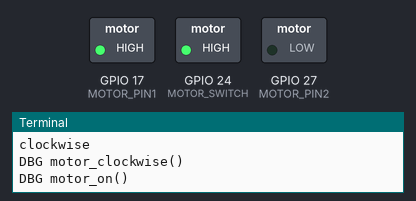
The program below on a simulated Raspberry Pi (BCM pin numbers). On the bench: switched loads named in the program (green lamp = pin HIGH), the last lines printed to the terminal.

Above: at 1.5 s.
At 3.5 s:
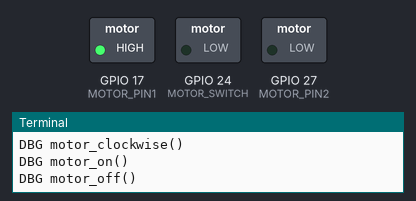
At 5.5 s:
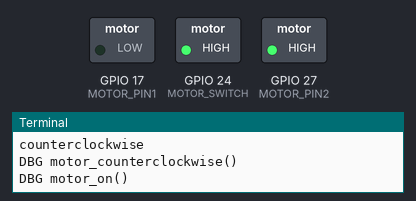
At 7.5 s:
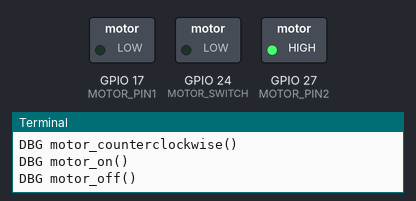
Timing chart, 0 to 10.4 s (numbered marks = the images above):
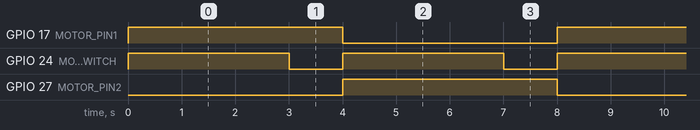

Measured:
- by itself, GPIO 17 (MOTOR_PIN1), GPIO 27 (MOTOR_PIN2): alternates HIGH for 4.0 s and LOW for 4.0 s
- by itself, GPIO 24 (MOTOR_SWITCH): alternates HIGH for 3.0 s and LOW for 1.0 s
- by itself, everything shown: repeats every 8.0 s, in 4 steps

The program:

motor.py
```python
#!/usr/bin/env python

import RPi.GPIO as GPIO
import time
import os

MOTOR_PIN1 = 17
MOTOR_PIN2 = 27
MOTOR_SWITCH = 24
DEBUG = True

def init():
    if (DEBUG==True):
        print "DBG init()"
    GPIO.setmode(GPIO.BCM)
    GPIO.setup(MOTOR_PIN1, GPIO.OUT)
    GPIO.setup(MOTOR_PIN2, GPIO.OUT)
    GPIO.setup(MOTOR_SWITCH, GPIO.OUT)
    GPIO.output(MOTOR_PIN1, GPIO.LOW)
    GPIO.output(MOTOR_PIN2, GPIO.LOW)
    GPIO.output(MOTOR_SWITCH, GPIO.LOW)

def destroy():
    if (DEBUG==True):
        print "DBG destroy()"
    GPIO.output(MOTOR_PIN1, GPIO.LOW)
    GPIO.output(MOTOR_PIN2, GPIO.LOW)
    GPIO.output(MOTOR_SWITCH, GPIO.LOW)
    GPIO.cleanup()

def motor_off():
    if (DEBUG==True):
        print "DBG motor_off()"
    GPIO.output(MOTOR_SWITCH, GPIO.LOW)

def motor_on():
    if (DEBUG==True):
        print "DBG motor_on()"
    GPIO.output(MOTOR_SWITCH, GPIO.HIGH)

def motor_clockwise():
    if (DEBUG==True):
        print "DBG motor_clockwise()"
    GPIO.output(MOTOR_PIN1, GPIO.HIGH)
    GPIO.output(MOTOR_PIN2, GPIO.LOW)

def motor_counterclockwise():
    if (DEBUG==True):
        print "DBG motor_counterclockwise()"
    GPIO.output(MOTOR_PIN1, GPIO.LOW)
    GPIO.output(MOTOR_PIN2, GPIO.HIGH)

def loop():
    if (DEBUG==True):
        print "DBG loop()"
    while True:
        print "clockwise"
        motor_clockwise()
        motor_on()
        time.sleep(3)
        motor_off()
        time.sleep(1)
        print "counterclockwise"
        motor_counterclockwise()
        motor_on()
        time.sleep(3)
        motor_off()
        time.sleep(1)

if __name__ == '__main__':
    init()
    try:
        loop()
    except KeyboardInterrupt:
        destroy()
```
